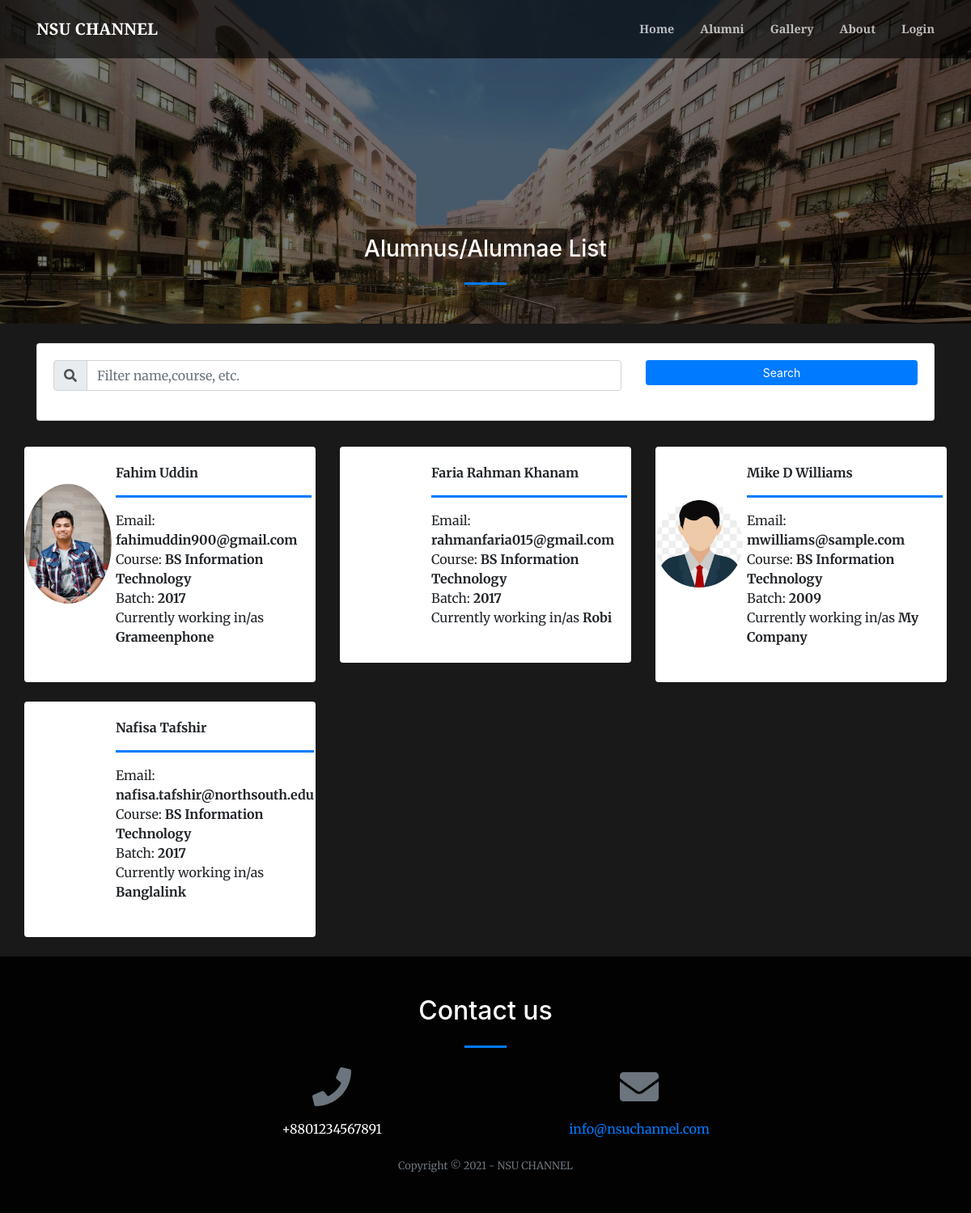
The app's page /index.php?page=alumni_list with its own data.
### tables this page shows
CREATE TABLE `alumnus_bio` (
  `id` int(30) NOT NULL,
  `firstname` varchar(200) NOT NULL,
  `middlename` varchar(200) NOT NULL,
  `lastname` varchar(200) NOT NULL,
  `gender` varchar(10) NOT NULL,
  `batch` year(4) NOT NULL,
  `course_id` int(30) NOT NULL,
  `email` varchar(250) NOT NULL,
  `connected_to` text NOT NULL,
  `avatar` text NOT NULL,
  `status` tinyint(1) NOT NULL DEFAULT 0 COMMENT '0= Unverified, 1= Verified',
  `date_created` date NOT NULL DEFAULT current_timestamp()
);

CREATE TABLE `courses` (
  `id` int(30) NOT NULL,
  `course` text NOT NULL,
  `about` text NOT NULL
);

### alumni_list.php (the view, shortened to what this page needs)
<?php
include 'admin/db_connect.php';
?>
        <header class="masthead">
            <div class="container-fluid h-100">
                <div class="row h-100 align-items-center justify-content-center text-center">
                    <div class="col-lg-8 align-self-end mb-4 page-title">
                        <h3 class="text-white">Alumnus/Alumnae List</h3>
                        <hr class="divider my-4" />
                    </div>
                </div>
            </div>
        </header>
        	<div class="container">
        		<div class="card mb-4 mt-4">
		        <div class="card-body">
		            <div class="row">
		                <div class="col-md-8">
		                    <div class="input-group mb-3">
		                      <div class="input-group-prepend">
		                        <span class="input-group-text" id="filter-field"><i class="fa fa-search"></i></span>
		                      </div>
		                      <input type="text" class="form-control" id="filter" placeholder="Filter name,course, etc." aria-label="Filter" aria-describedby="filter-field">
		                    </div>
		                </div>
		                <div class="col-md-4">
		                    <button class="btn btn-primary btn-block btn-sm" id="search">Search</button>
		                </div>
		            </div>
		        </div>
		    </div>
        	</div>
            <div class="container-fluid mt-3 pt-2">
                <div class="row-items">
                <div class="col-lg-12">
                    <div class="row">
                <?php
                $fpath = 'admin/assets/uploads';
                $alumni = $conn->query("SELECT a.*,c.course,Concat(a.firstname,' ',a.middlename,' ',a.lastname) as name from alumnus_bio a inner join courses c on c.id = a.course_id order by Concat(a.firstname,' ',a.middlename,' ',a.lastname) asc");
                while($row = $alumni->fetch_assoc()):
                ?>
                <div class="col-md-4 item">
                <div class="card alumni-list" data-id="<?php echo $row['id'] ?>">
                        <div class="alumni-img" card-img-top>
                            <img src="<?php echo $fpath.'/'.$row['avatar'] ?>" alt="">
                        </div>
                    <div class="card-body">
                        <div class="row align-items-center h-100">
                            <div class="">
                                <div>
                                <p class="filter-txt"><b><?php echo $row['name'] ?></b></p>
                                <hr class="divider w-100" style="max-width: calc(100%)">
                                <p class="filter-txt">Email: <b><?php echo $row['email'] ?></b></p>
                                <p class="filter-txt">Course: <b><?php echo $row['course'] ?></b></p>
                                <p class="filter-txt">Batch: <b><?php echo $row['batch'] ?></b></p>
                                <p class="filter-txt">Currently working in/as <b><?php echo $row['connected_to'] ?></b></p>
                                    <br>
                                </div>
                            </div>
                        </div>
                    </div>
                </div>
                <br>
                </div>
                <?php endwhile; ?>
                </div>
                </div>
                </div>
            </div>

### index.php (shortened to what this page needs)
<!DOCTYPE html>
<html lang="en">
    <?php
    include('header.php');
    ?>
    <body id="page-top">
        <nav class="navbar navbar-expand-lg navbar-light fixed-top py-3" id="mainNav">
            <div class="container">
                <a class="navbar-brand js-scroll-trigger" href="./"><?php echo $_SESSION['system']['name'] ?></a>
                <div class="collapse navbar-collapse" id="navbarResponsive">
                    <ul class="navbar-nav ml-auto my-2 my-lg-0">
                        <li class="nav-item"><a class="nav-link js-scroll-trigger" href="index.php?page=home">Home</a></li>
                        <li class="nav-item"><a class="nav-link js-scroll-trigger" href="index.php?page=alumni_list">Alumni</a></li>
                        <li class="nav-item"><a class="nav-link js-scroll-trigger" href="index.php?page=gallery">Gallery</a></li>
                        <li class="nav-item"><a class="nav-link js-scroll-trigger" href="index.php?page=about">About</a></li>
                        <?php if(!isset($_SESSION['login_id'])): ?>
                        <li class="nav-item"><a class="nav-link js-scroll-trigger" href="#" id="login">Login</a></li>
                        <?php endif; ?>
                    </ul>
                </div>
            </div>
        </nav>
        <?php
        $page = isset($_GET['page']) ?$_GET['page'] : "home";
        include $page.'.php';
        ?>
        <footer class=" py-5">
            <div class="container">
                <div class="row justify-content-center">
                    <div class="col-lg-8 text-center">
                        <h2 class="mt-0 text-white">Contact us</h2>
                        <hr class="divider my-4" />
                    </div>
                </div>
                <div class="row">
                    <div class="col-lg-4 ml-auto text-center mb-5 mb-lg-0">
                        <i class="fas fa-phone fa-3x mb-3 text-muted"></i>
                        <div class="text-white"><?php echo $_SESSION['system']['contact'] ?></div>
                    </div>
                    <div class="col-lg-4 mr-auto text-center">
                        <i class="fas fa-envelope fa-3x mb-3 text-muted"></i>
                        <a class="d-block" href="mailto:<?php echo $_SESSION['system']['email'] ?>"><?php echo $_SESSION['system']['email'] ?></a>
                    </div>
                </div>
            </div>
            <br>
            <div class="container"><div class="small text-center text-muted">Copyright © 2021 - <?php echo $_SESSION['system']['name'] ?></div></div>
        </footer>
    </body>
</html>

### header.php (shortened to what this page needs)
<link href="admin/assets/css/jquery.datetimepicker.min.css" rel="stylesheet">
<link href="https://cdnjs.cloudflare.com/ajax/libs/magnific-popup.js/1.1.0/magnific-popup.min.css" rel="stylesheet" />
<link href="admin/assets/vendor/bootstrap-datepicker/css/bootstrap-datepicker.css" rel="stylesheet" />
<link href="css/styles.css" rel="stylesheet" />
<link type="text/css" rel="stylesheet" href="admin/assets/css/jquery-te-1.4.0.css">
 <link href="admin/assets/css/select2.min.css" rel="stylesheet">

### alumni_list.php (style rules this page uses)
.alumni-list { cursor: pointer; border: unset; flex-direction: inherit; }
.alumni-img { width: calc(30%); max-height: 30vh; display: flex; align-items: center; justify-content: center; }
.alumni-list .card-body { width: calc(70%); }
.alumni-img img { border-radius: 100%; max-height: calc(100%); max-width: calc(100%); }
header.masthead,header.masthead:before { min-height: 50vh !important; height: 50vh !important }
.row-items { position: relative; }
.masthead { min-height: 23vh !important; height: 23vh !important; }
.masthead:before { min-height: 23vh !important; height: 23vh !important; }
.alumni-list p { margin:unset; }

### records on screen
alumnus_bio: avatar (picture), name "Fahim Uddin", email "fahimuddin900@gmail.com", course.course "BS Information Technology", batch "2017", connected_to "Grameenphone"
alumnus_bio: name "Faria Rahman Khanam", email "rahmanfaria015@gmail.com", course.course "BS Information Technology", batch "2017", connected_to "Robi"
alumnus_bio: avatar (picture), name "Mike D Williams", email "mwilliams@sample.com", course.course "BS Information Technology", batch "2009", connected_to "My Company"
alumnus_bio: name "Nafisa Tafshir", email "nafisa.tafshir@northsouth.edu", course.course "BS Information Technology", batch "2017", connected_to "Banglalink"

### other values on screen
$_SESSION['system']['name'] "NSU CHANNEL"
$_SESSION['system']['contact'] "+8801234567891"
$_SESSION['system']['email'] "info@nsuchannel.com"
